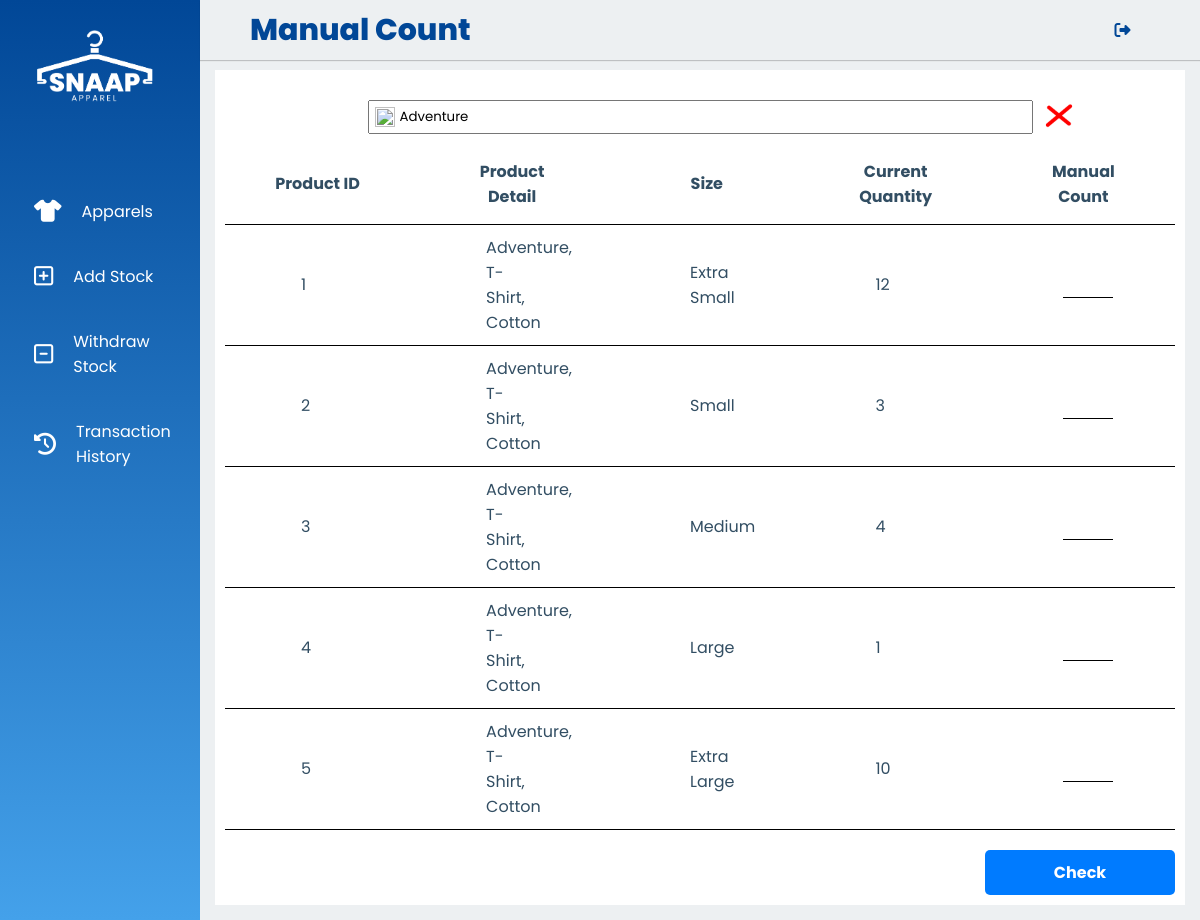
/manualCount.php?keyword=Adventure (signed in), run on the app's committed database.
### tables this page shows
CREATE TABLE `product_table` (
  `product_id` int(11) NOT NULL,
  `product_name` varchar(255) DEFAULT NULL,
  `product_size` varchar(255) DEFAULT NULL,
  `product_mat` varchar(255) DEFAULT NULL,
  `product_type` varchar(255) DEFAULT NULL,
  `stock_quantity` int(11) DEFAULT NULL
);

### manualCount.php (the view, shortened to what this page needs)
<?php
    include 'connection.php';
    $condition = "";
    $keyword = "";
    if (isset($_GET['keyword']) && !empty($_GET['keyword'])) {
        $keyword = $_GET['keyword'];
        $condition = "WHERE product_name LIKE '%$keyword%' OR product_mat LIKE '%$keyword%' OR product_type LIKE '%$keyword%' OR product_size LIKE '%$keyword%'";
    }
    $query3 = "SELECT * FROM product_table $condition ORDER BY product_id";
    $queryResults = mysqli_query($conn, $query3);
?>
<!DOCTYPE html>
<html lang = "en">
    <head>
        <link rel = "stylesheet" href = "css/style.css">
    </head>
    <body>
        <div class="header">
            <?php include 'navBar.php'; ?>
            <div class = "main_container_index">
                <div class = "table_container">
                    <form class = "searchButtons" method = "GET" style = "margin: 0; padding: 0; width: 70%;" style = "display: flex; align-items: center; position: relative;">
                        <div class = "leftButton">
                            <button type = "submit" style = "background: none; border: none;">
                                <img src = "assets/magniGlass.png" style = "width: 20px; height: 20px; position: absolute; transform: translate(7px,70%); cursor: pointer;">
                            </button>
                            <input type = "text" placeholder = "Quick search" name = "keyword" value = "<?php echo $keyword;?>" style = "width: 100%; padding: 5px; padding-left: 30px; flex:1;">
                        </div>
                        <?php
                            if(isset($_GET['keyword']) && !empty($_GET['keyword'])) {
                                echo '
                                    <div class ="RightButton">
                                        <label></label>
                                        <a href ="manualCount.php">
                                            <img src = "assets/cross.png" style="width: 50px; height: 50px; position: absolute; transform: translate(1px,30%); cursor:pointer;">
                                        </a>
                                    </div>
                                ';
                            }
                        ?>
                    </form>
                    <form method="POST">
                        <table>
                            <thead>
                                <tr>
                                    <th>Product ID</th>
                                    <th>Product Detail</th>
                                    <th>Size</th>
                                    <th>Current Quantity</th>
                                    <th>Manual Count</th>
                                </tr>
                            </thead>
                            <tbody>
                                <?php
                                    while ($row = mysqli_fetch_array($queryResults, MYSQLI_BOTH)) {
                                        $productId = $row['product_id'];
                                        $name = $row['product_name'];
                                        $type = $row['product_type'];
                                        $mat = $row['product_mat'];
                                        $details = $name.', '.$type.', '.$mat;
                                        $size = $row['product_size'];
                                        $currentQuantity = $row['stock_quantity'];
                                ?>
                                <tr>
                                    <td><?php echo $productId; ?></td>
                                    <td><?php echo $details; ?></td>
                                    <td><?php echo $size; ?></td>
                                    <td><?php echo $currentQuantity; ?></td>
                                    <td><input type = "number" name = "manualCount<?php echo $productId; ?>" min = "0" style = "background-color: transparent; border: none; border-bottom: 1px solid black; width: 50px; text-align: center; font-size: 16px; transform: translate(-5px);"></td>
                                </tr>
                                <?php
                                    }
                                ?>
                            </tbody>
                        </table>
                        <div class="checkButton">
                            <button type = "submit" class = "save-button">Check</button>
                        </div>
                    </form>
                </div>
            </div>
        </div>
    </body>
</html>

### navBar.php (shortened to what this page needs)
<div class = "left-nav">
    <a href = "index.php" class = "logo">
        <img src = "assets/snaapLogo-white.png" class = "logo-img">
    </a>
    <ul class = "nav-links">
        <li <?php if ($_SERVER['PHP_SELF'] == '/index.php') echo'class = "active"';?>>
            <a href = "index.php"><i class = "fa-solid fa-shirt"></i><p>Apparels</p></a>
        </li>
        <li <?php if ($_SERVER['PHP_SELF'] == '/addStock.php') echo 'class = "active"'; ?>>
            <a href = "addStock.php"><i class = "fa-regular fa-square-plus"></i><p>Add Stock</p></a>
        </li>
        <li <?php if ($_SERVER['PHP_SELF'] == '/withdrawStock.php') echo 'class = "active"'; ?>>
            <a href = "withdrawStock.php"><i class = "fa-regular fa-square-minus"></i></i><p>Withdraw Stock</p></a>
        </li>
        <li <?php if ($_SERVER['PHP_SELF'] == '/transactionHistory.php') echo 'class="active"'; ?>>
            <a href = "transactionHistory.php"><i class = "fa-solid fa-clock-rotate-left"></i><p>Transaction History</p></a>
        </li>
    </ul>
</div>
<div class = "top-nav">
    <div class = "top-menu">
        <div class = "page">
            <?php
                $currentPage = basename($_SERVER['PHP_SELF']);
                switch ($currentPage) {
                    case 'manualCount.php':
                        echo 'Manual Count';
                        break;
                }
            ?>
        </div>
        <ul>
            <li><a href = "logout.php"><i class = "fa-solid fa-right-from-bracket"></i></a></li>
        </ul>
    </div>
</div>

### css/style.css (style rules this page uses)
* { margin: 0; padding: 0; box-sizing: border-box; font-family: 'Poppins', sans-serif; }
.header { width: 100%; height: 100vh; background: #EDF0F2; }
.left-nav { width: 200px; height: 100%; background: linear-gradient(#014797, #44A1EA); position: fixed; top: 0; left: 0; padding: 30px 20px; }
.logo { display: block; margin-left: 14px; margin-bottom: 70px; }
.logo-img { width: 120px; }
.nav-links { list-style: none; position: relative; }
.nav-links li { padding: 10px 0; }
.nav-links li a { color: #fff; text-decoration: none; padding: 10px 14px; display: flex; align-items: center; }
.nav-links li a i { font-size: 22px; margin-right: 20px; }
.top-nav { width: calc(100% - 200px); height: 70px; display: flex; position: fixed; top: 0; left: 200px; z-index: 1; background: #EDF0F2; }
.top-nav .top-menu { width: 100%; height: 60px; background: #EDF0F2; display: flex; justify-content: space-between; align-items: center; padding: 0 50px; box-shadow: 0 1px 1px rgba(0, 0, 0, 0.2); }
.top-nav .top-menu .page { color: #014797; font-size: 30px; font-weight: 800; }
.top-nav .top-menu ul { display: flex; list-style-type: none; margin: 0; padding: 0; }
.top-nav .top-menu ul li a { display: block; margin: 0 10px; width: 35px; height: 35px; line-height: 35px; text-align: center; color: #014797; }
.main_container_index { width: calc(100% - 200px); margin-top: 50px; margin-left: 200px; padding: 15px; transition: all 0.3s ease; background: #EDF0F2; }
.save-button { background-color:#238CE0; color: #fff; }
.save-button { background-color:#238CE0; color: #fff; font-weight: bold; }
html { position: relative; overflow-x: hidden !important; }
* { box-sizing: border-box; }
body { font-family: 'Quicksand', sans-serif; color: #324e63; }
.save-button { display: inline-block; padding: 10px 20px; font-size: 16px; font-weight: 700; color: #fff; background-color: #007bff; border: none; border-radius: 5px; cursor: pointer; transition: background-color 0.3s ease; width: 28%; }
table { border-collapse: collapse; }
.table_container { display: flex; flex-direction: column; align-items: center; padding: 10px; gap: 10px; width: 100%; height: 100%; background: #FFFFFF; align-self: stretch; }
th { box-sizing: border-box; flex-direction: row; align-items: center; padding: 10px 5%; width: 1244px; height: 80px; border-bottom: 1px solid #000000; align-self: stretch; }
td { box-sizing: border-box; flex-direction: row; align-items: center; padding: 10px 8%; width: 1244px; height: 80px; border-bottom: 1px solid #000000; align-self: stretch; }
.searchButtons { display: flex; }
.leftButton, .rightButton { flex: 1; }
.checkButton { display: flex; justify-content: flex-end; width: 100%; margin-top: 20px; }
.checkButton button { width: 20%; max-width: 200px; padding: 10px; }

### data on the page
product_table: product_id "1", details "Adventure, T-Shirt, Cotton", product_size "Extra Small", stock_quantity "12"
product_table: product_id "2", details "Adventure, T-Shirt, Cotton", product_size "Small", stock_quantity "3"
product_table: product_id "3", details "Adventure, T-Shirt, Cotton", product_size "Medium", stock_quantity "4"
product_table: product_id "4", details "Adventure, T-Shirt, Cotton", product_size "Large", stock_quantity "1"
product_table: product_id "5", details "Adventure, T-Shirt, Cotton", product_size "Extra Large", stock_quantity "10"
